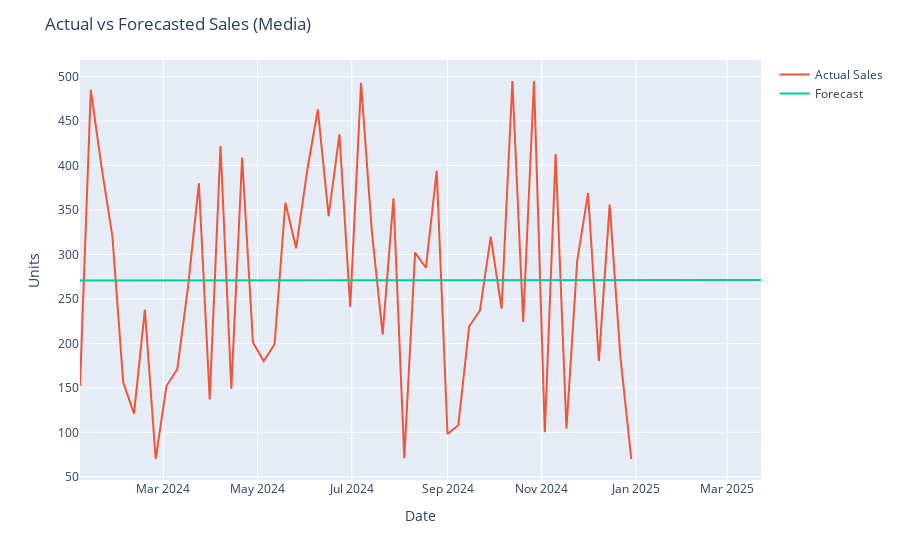
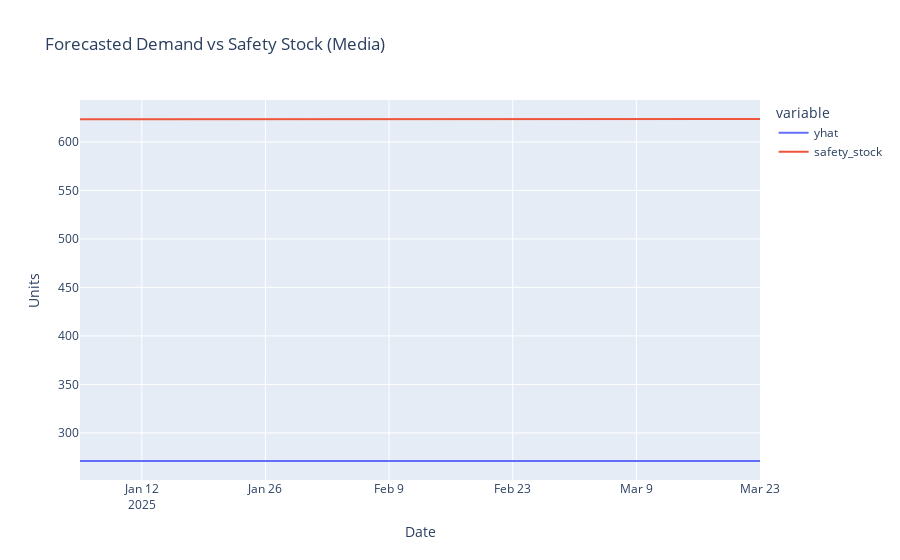

The notebook cell saved with these charts, in order:
### Markdown cell above
## 9. Forecasting Demand with Prophet

Fit Prophet models to sales or synthetic demand data, generate forecasts, and visualize actual vs forecasted sales.

### Code cell
# Prepare Media data for Prophet
df = synthetic_data[synthetic_data['material']=='Media'][['date','demand_units']].rename(columns={'date':'ds','demand_units':'y'})
model = Prophet()
model.fit(df)
future = model.make_future_dataframe(periods=12, freq='W')
forecast = model.predict(future)

# Visualize actual vs forecasted sales
fig = px.line()
fig.add_scatter(x=df['ds'], y=df['y'], mode='lines', name='Actual Sales')
fig.add_scatter(x=forecast['ds'], y=forecast['yhat'], mode='lines', name='Forecast')
fig.update_layout(title='Actual vs Forecasted Sales (Media)', xaxis_title='Date', yaxis_title='Units')
fig.show()

# Forecasted Demand vs Safety Stock (last 12 weeks, Media)
forecasted_demand = forecast[['ds','yhat']].tail(12)
forecasted_demand['safety_stock'] = forecasted_demand['yhat'] * safety_stock_multiplier
fig = px.line(forecasted_demand, x='ds', y=['yhat','safety_stock'],
              labels={'ds':'Date', 'value':'Units'},
              title='Forecasted Demand vs Safety Stock (Media)')
fig.show()
